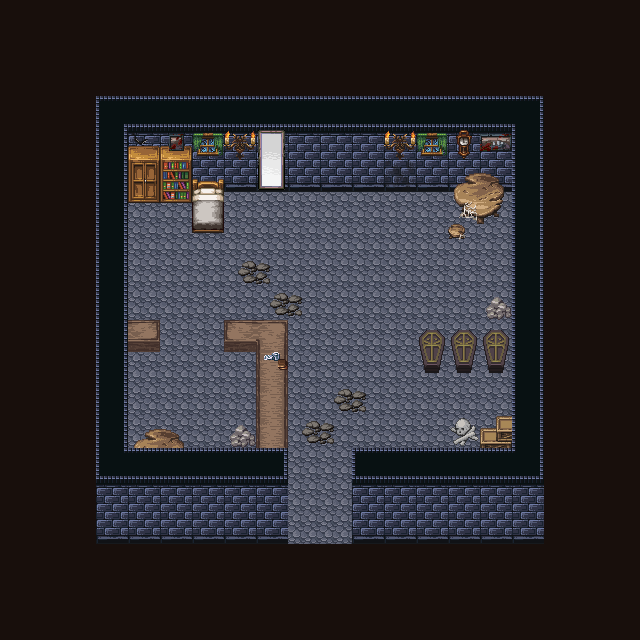

Below is a game level as drawn by its tile map, then a one-line description and the .tmx that defines it (tile-layer data replaced by summaries):
An orthogonal 20x20 tile map with 32x32 px tiles, 9 tile layers (floor, wall1, dirt, furniture1, ...).

<map version="1.10" tiledversion="1.10.1" orientation="orthogonal" renderorder="right-down" width="20" height="20" tilewidth="32" tileheight="32" infinite="0" nextlayerid="11" nextobjectid="1">
 <tileset firstgid="1" source="../26,27_tsx/26,27_maptip_3x.tsx" />
 <layer id="3" name="floor" width="20" height="20">
  <data>[400 cells, 132 non-empty, 1 distinct tile ids]</data>
 </layer>
 <layer id="2" name="wall1" width="20" height="20">
  <data>[400 cells, 84 non-empty, 11 distinct tile ids]</data>
 </layer>
 <layer id="8" name="dirt" width="20" height="20">
  <data>[400 cells, 3 non-empty, 3 distinct tile ids]</data>
 </layer>
 <layer id="6" name="furniture1" width="20" height="20">
  <data>[400 cells, 30 non-empty, 22 distinct tile ids]</data>
 </layer>
 <layer id="7" name="furniture2" width="20" height="20">
  <data>[400 cells, 17 non-empty, 9 distinct tile ids]</data>
 </layer>
 <layer id="5" name="chara" width="20" height="20">
  <data>[400 cells, 0 non-empty, 0 distinct tile ids]</data>
 </layer>
 <layer id="9" name="furniture3" width="20" height="20">
  <data>[400 cells, 8 non-empty, 8 distinct tile ids]</data>
 </layer>
 <layer id="4" name="wall2" width="20" height="20">
  <data>[400 cells, 10 non-empty, 4 distinct tile ids]</data>
 </layer>
 <layer id="1" name="black" width="20" height="20">
  <data>[400 cells, 204 non-empty, 1 distinct tile ids]</data>
 </layer>
</map>
